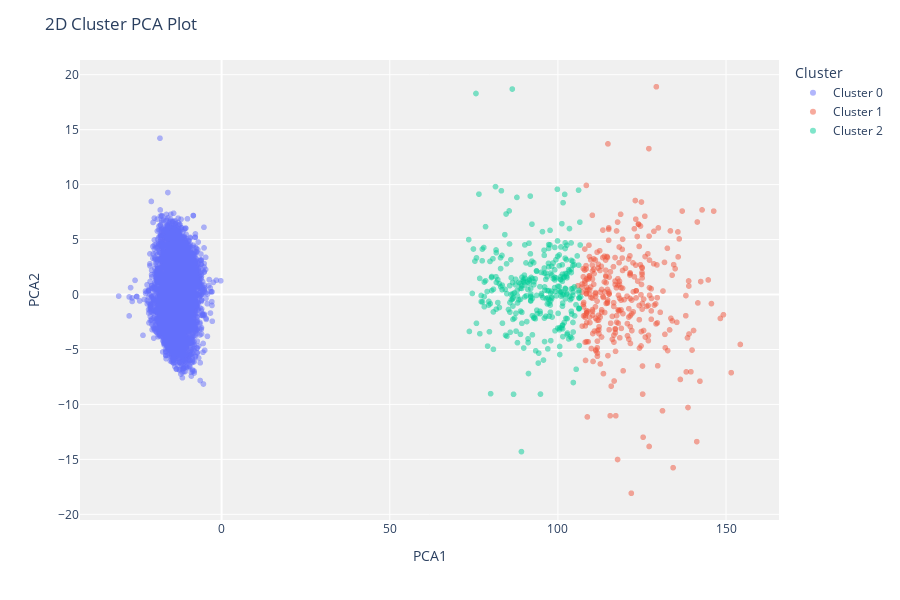

Notebook cell for this chart:
### Code cell
evaluate_model(gk_model)

### Figure 1 — Plotly figure (JSON) as saved in the notebook; plotly's stock layout.template omitted (floating-point values rounded to 4 significant figures; data arrays with more than 128 entries replaced by an {"elided": "..."} marker saying what was removed)
{"data": [{"customdata": {"elided": "5049x1 int values"}, "hovertemplate": "Cluster=Cluster 0<br>PCA1=%{x}<br>PCA2=%{y}<br>Feature=%{customdata[0]}<extra></extra>", "legendgroup": "Cluster 0", "marker": {"color": "#636efa", "opacity": 0.5, "symbol": "circle"}, "mode": "markers", "name": "Cluster 0", "showlegend": true, "textposition": "top center", "type": "scattergl", "x": {"elided": "5049 float values"}, "xaxis": "x", "y": {"elided": "5049 float values"}, "yaxis": "y"}, {"customdata": {"elided": "315x1 int values"}, "hovertemplate": "Cluster=Cluster 1<br>PCA1=%{x}<br>PCA2=%{y}<br>Feature=%{customdata[0]}<extra></extra>", "legendgroup": "Cluster 1", "marker": {"color": "#EF553B", "opacity": 0.5, "symbol": "circle"}, "mode": "markers", "name": "Cluster 1", "showlegend": true, "textposition": "top center", "type": "scattergl", "x": {"elided": "315 float values"}, "xaxis": "x", "y": {"elided": "315 float values"}, "yaxis": "y"}, {"customdata": {"elided": "318x1 int values"}, "hovertemplate": "Cluster=Cluster 2<br>PCA1=%{x}<br>PCA2=%{y}<br>Feature=%{customdata[0]}<extra></extra>", "legendgroup": "Cluster 2", "marker": {"color": "#00cc96", "opacity": 0.5, "symbol": "circle"}, "mode": "markers", "name": "Cluster 2", "showlegend": true, "textposition": "top center", "type": "scattergl", "x": {"elided": "318 float values"}, "xaxis": "x", "y": {"elided": "318 float values"}, "yaxis": "y"}], "layout": {"height": 600, "legend": {"title": {"text": "Cluster"}, "tracegroupgap": 0}, "margin": {"t": 60}, "plot_bgcolor": "rgb(240,240,240)", "title": {"text": "2D Cluster PCA Plot"}, "xaxis": {"anchor": "y", "domain": [0, 1], "title": {"text": "PCA1"}}, "yaxis": {"anchor": "x", "domain": [0, 1], "title": {"text": "PCA2"}}}}
